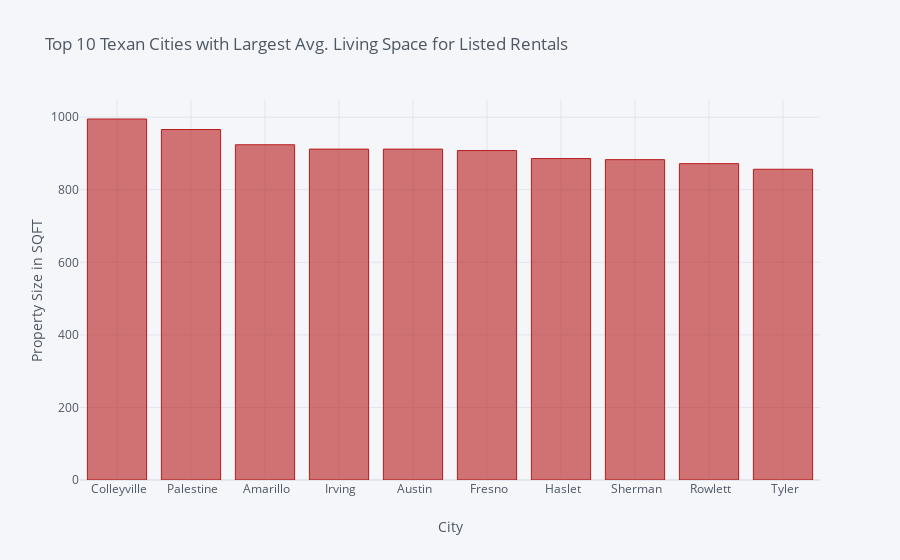

Notebook source saved alongside this figure:
### Markdown cell above
### Horizontal Bar Graph

### Code cell
prop_size = data[(data['Listing Type'].str.contains('rent')) & (data['Property Size in sqft'] > 0)]
prop_size = prop_size.pivot_table(index = 'City', values = 'Property Size in sqft', aggfunc = 'mean')
prop_size = prop_size.sort_values(by = 'Property Size in sqft',ascending = False).head(10)


prop_size.iplot(
    kind = 'bar',
    title = 'Top 10 Texan Cities with Largest Avg. Living Space for Listed Rentals',
    xaxis_title='City',
    yaxis_title='Property Size in SQFT',
    color = '#b71c1c'
)

layout = go.Layout(
    xaxis=dict(
        autorange='reversed'
    )
)

### Figure 1 — Plotly figure (JSON) as saved in the notebook; plotly's stock layout.template omitted (floating-point values rounded to 4 significant figures)
{"data": [{"marker": {"color": "rgba(183, 28, 28, 0.6)", "line": {"color": "rgba(183, 28, 28, 1.0)", "width": 1}}, "name": "Property Size in sqft", "orientation": "v", "text": "", "type": "bar", "x": [" Colleyville", " Palestine", " Amarillo", " Irving", " Austin", " Fresno", " Haslet", " Sherman", " Rowlett", " Tyler"], "y": [995, 966, 924, 912, 912, 908, 886, 883, 872, 856.5]}], "layout": {"legend": {"bgcolor": "#F5F6F9", "font": {"color": "#4D5663"}}, "paper_bgcolor": "#F5F6F9", "plot_bgcolor": "#F5F6F9", "title": {"font": {"color": "#4D5663"}, "text": "Top 10 Texan Cities with Largest Avg. Living Space for Listed Rentals"}, "xaxis": {"gridcolor": "#E1E5ED", "showgrid": true, "tickfont": {"color": "#4D5663"}, "title": {"font": {"color": "#4D5663"}, "text": "City"}, "zerolinecolor": "#E1E5ED"}, "yaxis": {"gridcolor": "#E1E5ED", "showgrid": true, "tickfont": {"color": "#4D5663"}, "title": {"font": {"color": "#4D5663"}, "text": "Property Size in SQFT"}, "zerolinecolor": "#E1E5ED"}}}
